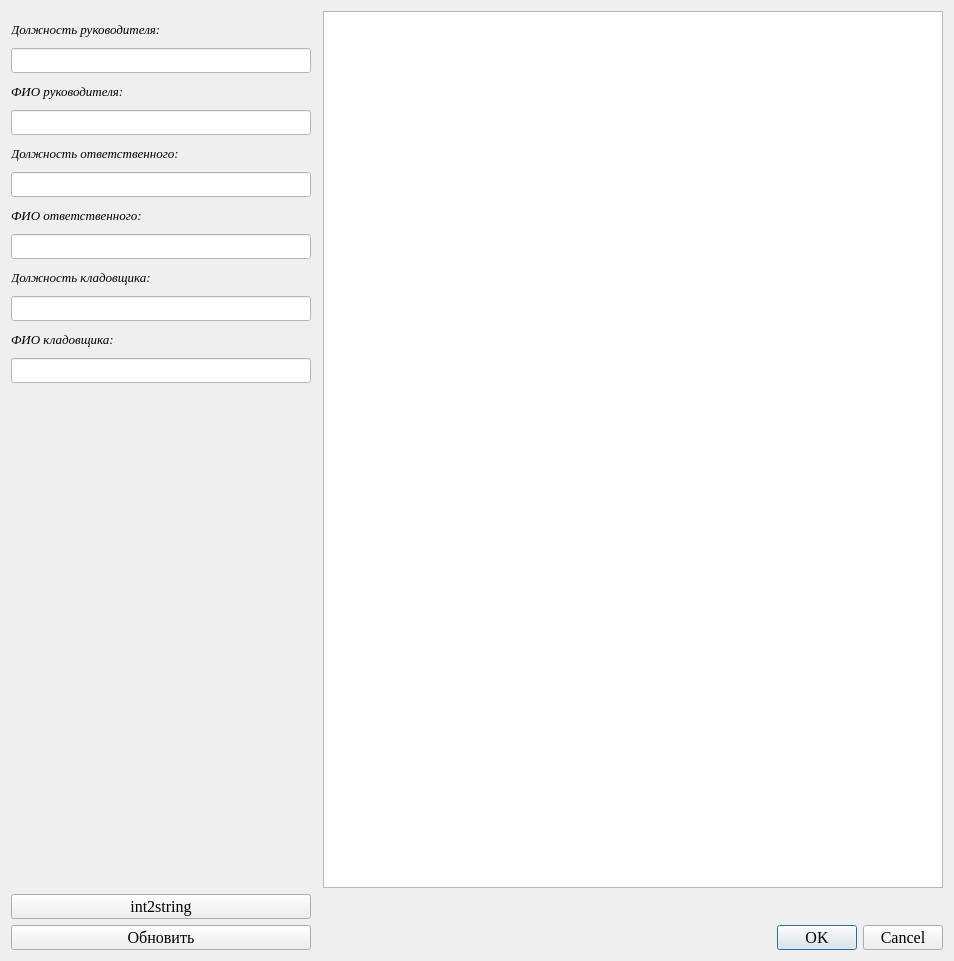
<?xml version="1.0" encoding="UTF-8"?>
<ui version="4.0">
 <class>DLG_report</class>
 <widget class="QDialog" name="DLG_report">
  <property name="geometry">
   <rect>
    <x>0</x>
    <y>0</y>
    <width>950</width>
    <height>957</height>
   </rect>
  </property>
  <property name="font">
   <font>
    <family>Times New Roman</family>
    <pointsize>12</pointsize>
   </font>
  </property>
  <property name="windowTitle">
   <string>Печать отчета</string>
  </property>
  <property name="windowIcon">
   <iconset resource="resource.qrc">
    <normaloff>:/img/fileprint.png</normaloff>:/img/fileprint.png</iconset>
  </property>
  <layout class="QGridLayout" name="gridLayout">
   <item row="8" column="0">
    <widget class="QLineEdit" name="le_manager_fullname">
     <property name="minimumSize">
      <size>
       <width>300</width>
       <height>25</height>
      </size>
     </property>
     <property name="maximumSize">
      <size>
       <width>300</width>
       <height>25</height>
      </size>
     </property>
     <property name="font">
      <font>
       <family>Times New Roman</family>
       <pointsize>12</pointsize>
      </font>
     </property>
     <property name="whatsThis">
      <string>какое то текстовое поле</string>
     </property>
     <property name="styleSheet">
      <string notr="true">background-color: rgb(255, 255, 255);</string>
     </property>
    </widget>
   </item>
   <item row="5" column="0" colspan="2">
    <widget class="QLabel" name="lbl_manager_position">
     <property name="sizePolicy">
      <sizepolicy hsizetype="Preferred" vsizetype="Fixed">
       <horstretch>0</horstretch>
       <verstretch>0</verstretch>
      </sizepolicy>
     </property>
     <property name="minimumSize">
      <size>
       <width>300</width>
       <height>25</height>
      </size>
     </property>
     <property name="maximumSize">
      <size>
       <width>300</width>
       <height>25</height>
      </size>
     </property>
     <property name="font">
      <font>
       <family>Times New Roman</family>
       <pointsize>10</pointsize>
       <italic>true</italic>
      </font>
     </property>
     <property name="text">
      <string>Должность ответственного:</string>
     </property>
    </widget>
   </item>
   <item row="6" column="0">
    <widget class="QLineEdit" name="le_manager_position">
     <property name="minimumSize">
      <size>
       <width>300</width>
       <height>25</height>
      </size>
     </property>
     <property name="maximumSize">
      <size>
       <width>300</width>
       <height>25</height>
      </size>
     </property>
     <property name="font">
      <font>
       <family>Times New Roman</family>
       <pointsize>12</pointsize>
      </font>
     </property>
     <property name="whatsThis">
      <string>какое то текстовое поле</string>
     </property>
     <property name="styleSheet">
      <string notr="true">background-color: rgb(255, 255, 255);</string>
     </property>
    </widget>
   </item>
   <item row="4" column="0">
    <widget class="QLineEdit" name="le_supervisor_fullname">
     <property name="minimumSize">
      <size>
       <width>300</width>
       <height>25</height>
      </size>
     </property>
     <property name="maximumSize">
      <size>
       <width>300</width>
       <height>25</height>
      </size>
     </property>
     <property name="font">
      <font>
       <family>Times New Roman</family>
       <pointsize>12</pointsize>
      </font>
     </property>
     <property name="whatsThis">
      <string>какое то текстовое поле</string>
     </property>
     <property name="styleSheet">
      <string notr="true">background-color: rgb(255, 255, 255);</string>
     </property>
    </widget>
   </item>
   <item row="2" column="0">
    <widget class="QLineEdit" name="le_supervisor_position">
     <property name="minimumSize">
      <size>
       <width>300</width>
       <height>25</height>
      </size>
     </property>
     <property name="maximumSize">
      <size>
       <width>300</width>
       <height>25</height>
      </size>
     </property>
     <property name="font">
      <font>
       <family>Times New Roman</family>
       <pointsize>12</pointsize>
      </font>
     </property>
     <property name="whatsThis">
      <string>какое то текстовое поле</string>
     </property>
     <property name="styleSheet">
      <string notr="true">background-color: rgb(255, 255, 255);</string>
     </property>
    </widget>
   </item>
   <item row="12" column="0">
    <widget class="QLineEdit" name="le_keeper_fullname">
     <property name="minimumSize">
      <size>
       <width>300</width>
       <height>25</height>
      </size>
     </property>
     <property name="maximumSize">
      <size>
       <width>300</width>
       <height>25</height>
      </size>
     </property>
     <property name="font">
      <font>
       <family>Times New Roman</family>
       <pointsize>12</pointsize>
      </font>
     </property>
     <property name="whatsThis">
      <string>какое то текстовое поле</string>
     </property>
     <property name="styleSheet">
      <string notr="true">background-color: rgb(255, 255, 255);</string>
     </property>
    </widget>
   </item>
   <item row="3" column="0" colspan="2">
    <widget class="QLabel" name="lbl_supervisor_fullname">
     <property name="sizePolicy">
      <sizepolicy hsizetype="Preferred" vsizetype="Fixed">
       <horstretch>0</horstretch>
       <verstretch>0</verstretch>
      </sizepolicy>
     </property>
     <property name="minimumSize">
      <size>
       <width>300</width>
       <height>25</height>
      </size>
     </property>
     <property name="maximumSize">
      <size>
       <width>300</width>
       <height>25</height>
      </size>
     </property>
     <property name="font">
      <font>
       <family>Times New Roman</family>
       <pointsize>10</pointsize>
       <italic>true</italic>
      </font>
     </property>
     <property name="text">
      <string>ФИО руководителя:</string>
     </property>
    </widget>
   </item>
   <item row="10" column="0">
    <widget class="QLineEdit" name="le_keeper_position">
     <property name="minimumSize">
      <size>
       <width>300</width>
       <height>25</height>
      </size>
     </property>
     <property name="maximumSize">
      <size>
       <width>300</width>
       <height>25</height>
      </size>
     </property>
     <property name="font">
      <font>
       <family>Times New Roman</family>
       <pointsize>12</pointsize>
      </font>
     </property>
     <property name="whatsThis">
      <string>какое то текстовое поле</string>
     </property>
     <property name="styleSheet">
      <string notr="true">background-color: rgb(255, 255, 255);</string>
     </property>
    </widget>
   </item>
   <item row="7" column="0" colspan="2">
    <widget class="QLabel" name="lbl_manager_fullname">
     <property name="sizePolicy">
      <sizepolicy hsizetype="Preferred" vsizetype="Fixed">
       <horstretch>0</horstretch>
       <verstretch>0</verstretch>
      </sizepolicy>
     </property>
     <property name="minimumSize">
      <size>
       <width>300</width>
       <height>25</height>
      </size>
     </property>
     <property name="maximumSize">
      <size>
       <width>300</width>
       <height>25</height>
      </size>
     </property>
     <property name="font">
      <font>
       <family>Times New Roman</family>
       <pointsize>10</pointsize>
       <italic>true</italic>
      </font>
     </property>
     <property name="text">
      <string>ФИО ответственного:</string>
     </property>
    </widget>
   </item>
   <item row="14" column="0" colspan="2">
    <spacer name="verticalSpacer">
     <property name="orientation">
      <enum>Qt::Vertical</enum>
     </property>
     <property name="sizeHint" stdset="0">
      <size>
       <width>20</width>
       <height>1000</height>
      </size>
     </property>
    </spacer>
   </item>
   <item row="16" column="4">
    <widget class="QDialogButtonBox" name="buttonBox">
     <property name="minimumSize">
      <size>
       <width>0</width>
       <height>25</height>
      </size>
     </property>
     <property name="maximumSize">
      <size>
       <width>16777215</width>
       <height>27</height>
      </size>
     </property>
     <property name="font">
      <font>
       <family>Times New Roman</family>
       <pointsize>12</pointsize>
      </font>
     </property>
     <property name="orientation">
      <enum>Qt::Horizontal</enum>
     </property>
     <property name="standardButtons">
      <set>QDialogButtonBox::Cancel|QDialogButtonBox::Ok</set>
     </property>
    </widget>
   </item>
   <item row="9" column="0">
    <widget class="QLabel" name="lbl_keeper_position">
     <property name="sizePolicy">
      <sizepolicy hsizetype="Preferred" vsizetype="Fixed">
       <horstretch>0</horstretch>
       <verstretch>0</verstretch>
      </sizepolicy>
     </property>
     <property name="minimumSize">
      <size>
       <width>300</width>
       <height>25</height>
      </size>
     </property>
     <property name="maximumSize">
      <size>
       <width>300</width>
       <height>25</height>
      </size>
     </property>
     <property name="font">
      <font>
       <family>Times New Roman</family>
       <pointsize>10</pointsize>
       <italic>true</italic>
      </font>
     </property>
     <property name="text">
      <string>Должность кладовщика:</string>
     </property>
    </widget>
   </item>
   <item row="1" column="0" colspan="2">
    <widget class="QLabel" name="lbl_supervisor_position">
     <property name="sizePolicy">
      <sizepolicy hsizetype="Preferred" vsizetype="Fixed">
       <horstretch>0</horstretch>
       <verstretch>0</verstretch>
      </sizepolicy>
     </property>
     <property name="minimumSize">
      <size>
       <width>300</width>
       <height>25</height>
      </size>
     </property>
     <property name="maximumSize">
      <size>
       <width>300</width>
       <height>25</height>
      </size>
     </property>
     <property name="font">
      <font>
       <family>Times New Roman</family>
       <pointsize>10</pointsize>
       <italic>true</italic>
      </font>
     </property>
     <property name="text">
      <string>Должность руководителя:</string>
     </property>
    </widget>
   </item>
   <item row="11" column="0">
    <widget class="QLabel" name="lbl_keeper_fullname">
     <property name="sizePolicy">
      <sizepolicy hsizetype="Preferred" vsizetype="Fixed">
       <horstretch>0</horstretch>
       <verstretch>0</verstretch>
      </sizepolicy>
     </property>
     <property name="minimumSize">
      <size>
       <width>300</width>
       <height>25</height>
      </size>
     </property>
     <property name="maximumSize">
      <size>
       <width>300</width>
       <height>25</height>
      </size>
     </property>
     <property name="font">
      <font>
       <family>Times New Roman</family>
       <pointsize>10</pointsize>
       <italic>true</italic>
      </font>
     </property>
     <property name="text">
      <string>ФИО кладовщика:</string>
     </property>
    </widget>
   </item>
   <item row="16" column="0">
    <widget class="QPushButton" name="bnt_outgoing_save">
     <property name="minimumSize">
      <size>
       <width>0</width>
       <height>25</height>
      </size>
     </property>
     <property name="maximumSize">
      <size>
       <width>16777215</width>
       <height>25</height>
      </size>
     </property>
     <property name="font">
      <font>
       <family>Times New Roman</family>
       <pointsize>12</pointsize>
      </font>
     </property>
     <property name="text">
      <string>Обновить</string>
     </property>
    </widget>
   </item>
   <item row="0" column="4" rowspan="15">
    <widget class="QTextEdit" name="tE_report">
     <property name="minimumSize">
      <size>
       <width>620</width>
       <height>877</height>
      </size>
     </property>
     <property name="maximumSize">
      <size>
       <width>620</width>
       <height>877</height>
      </size>
     </property>
     <property name="font">
      <font>
       <family>Times New Roman</family>
       <pointsize>10</pointsize>
      </font>
     </property>
    </widget>
   </item>
   <item row="15" column="0">
    <widget class="QPushButton" name="bnt_outgoing_save_2">
     <property name="minimumSize">
      <size>
       <width>0</width>
       <height>25</height>
      </size>
     </property>
     <property name="maximumSize">
      <size>
       <width>16777215</width>
       <height>25</height>
      </size>
     </property>
     <property name="font">
      <font>
       <family>Times New Roman</family>
       <pointsize>12</pointsize>
      </font>
     </property>
     <property name="text">
      <string>int2string</string>
     </property>
    </widget>
   </item>
  </layout>
 </widget>
 <tabstops>
  <tabstop>le_supervisor_position</tabstop>
  <tabstop>le_supervisor_fullname</tabstop>
  <tabstop>le_manager_position</tabstop>
  <tabstop>le_manager_fullname</tabstop>
  <tabstop>le_keeper_position</tabstop>
  <tabstop>le_keeper_fullname</tabstop>
  <tabstop>bnt_outgoing_save</tabstop>
  <tabstop>tE_report</tabstop>
 </tabstops>
 <resources>
  <include location="resource.qrc"/>
 </resources>
 <connections>
  <connection>
   <sender>buttonBox</sender>
   <signal>accepted()</signal>
   <receiver>DLG_report</receiver>
   <slot>accept()</slot>
   <hints>
    <hint type="sourcelabel">
     <x>248</x>
     <y>254</y>
    </hint>
    <hint type="destinationlabel">
     <x>157</x>
     <y>274</y>
    </hint>
   </hints>
  </connection>
  <connection>
   <sender>buttonBox</sender>
   <signal>rejected()</signal>
   <receiver>DLG_report</receiver>
   <slot>reject()</slot>
   <hints>
    <hint type="sourcelabel">
     <x>316</x>
     <y>260</y>
    </hint>
    <hint type="destinationlabel">
     <x>286</x>
     <y>274</y>
    </hint>
   </hints>
  </connection>
 </connections>
</ui>
